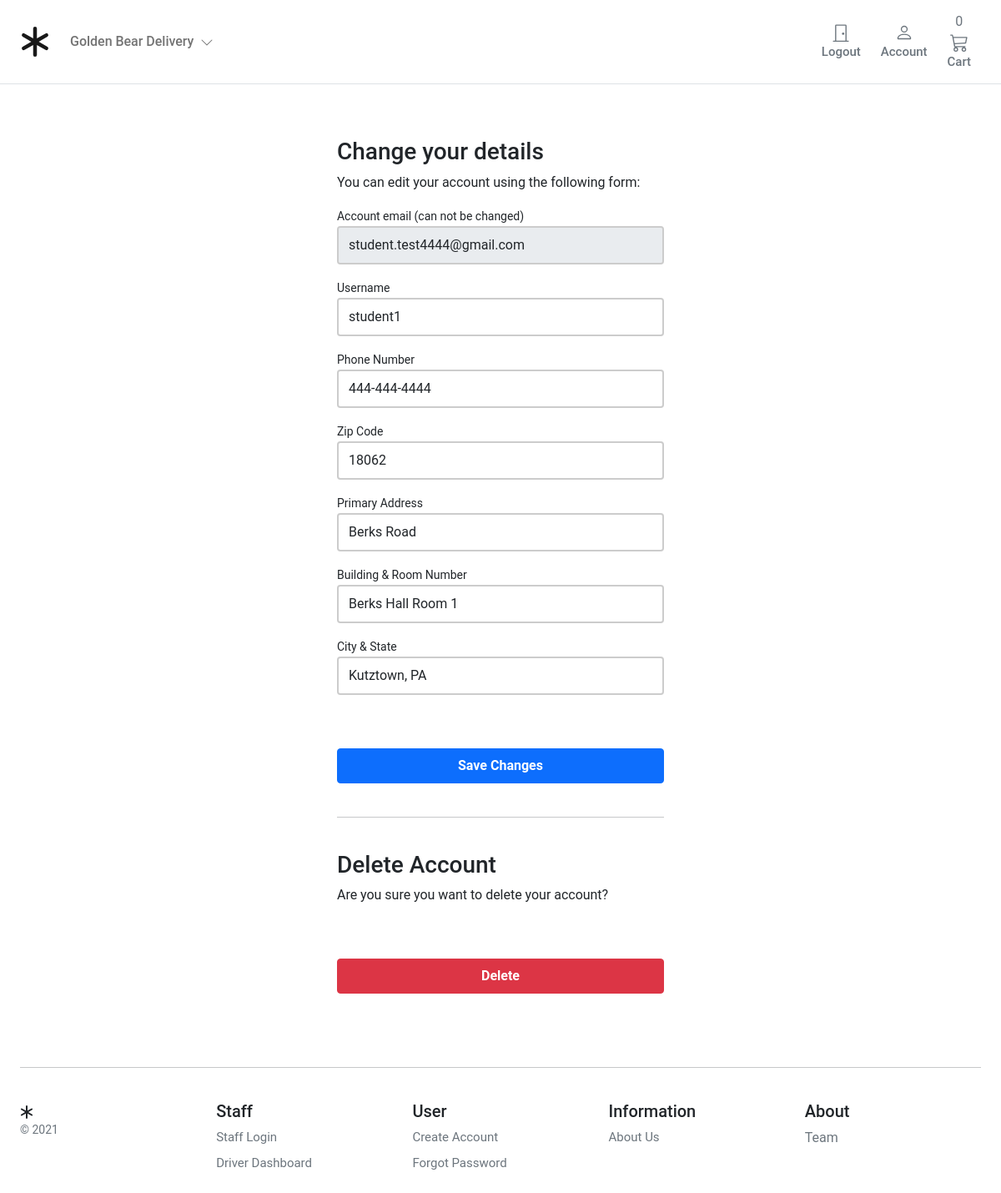
/account/profile/edit/ (signed in), run on the app's committed database.
### account/models.py (models this page shows, shortened)
class UserBase(AbstractBaseUser, PermissionsMixin):
    email = models.EmailField(_("email address"), unique=True)
    user_name = models.CharField(max_length=150, unique=True)
    first_name = models.CharField(max_length=150, blank=True)
    about = models.TextField(_("about"), max_length=500, blank=True)
    country = CountryField()
    phone_number = models.CharField(max_length=15, blank=True)
    postcode = models.CharField(max_length=12, blank=True)
    address_line_1 = models.CharField(max_length=150, blank=True)
    address_line_2 = models.CharField(max_length=150, blank=True)
    town_city = models.CharField(max_length=150, blank=True)
    is_active = models.BooleanField(default=False)
    is_staff = models.BooleanField(default=False)
    is_driver = models.BooleanField(default=False)
    created = models.DateTimeField(auto_now_add=True)
    updated = models.DateTimeField(auto_now=True)
    objects = CustomAccountManager()
    USERNAME_FIELD = "email"
    REQUIRED_FIELDS = ["user_name"]
    class Meta:
        verbose_name = "Accounts"
        verbose_name_plural = "Accounts"

### account/views.py (the view)
# urls.py: path("profile/edit/", views.edit_details, name="edit_details"),
@login_required
def edit_details(request):
    if request.method == "POST":
        user_form = UserEditForm(instance=request.user, data=request.POST)
        if user_form.is_valid():
            user_form.save()
    else:
        user_form = UserEditForm(instance=request.user)
    return render(
        request, "account/dashboard/edit_details.html", {"user_form": user_form}
    )

### cart/cart.py (called while the page is built)
    def __len__(self):
        return sum(item['qty'] for item in self.cart.values())

### cart/context_processors.py (called while the page is built)
def cart(request):
    return {'cart': Cart(request)}

### store/context_processors.py (called while the page is built)
def categories(reqeust):
    return{
        'categories': Category.objects.all()
    }

### store/models.py (called while the page is built)
    def get_absolute_url(self):
        return reverse('store:category_list', args=[self.slug])

### templates/account/dashboard/edit_details.html (shortened to what this page needs)
{% extends "../sub_base.html" %}
{% block sub_content %}
<form class="account-form" method="post" enctype="multipart/form-data">
    {% if user_form.is_valid %}
    <div class="alert alert-primary" role="alert">
        Details successfully updated!
    </div>
    <p class="small text-center pt-0">
        <a href="{% url "account:dashboard" %}">Back to Dashboard</a>
    </p>
    {% else %}
    <h3>Change your details</h3>
    <p>You can edit your account using the following form:</p>
    {% endif %}
    <label class="small font-weight-bold">{{ user_form.email.label}}</label>
    {{ user_form.email }}
    <label class="small font-weight-bold">{{ user_form.first_name.label}}</label>
    {{ user_form.first_name }}
    <label class="small font-weight-bold">{{ user_form.phone_number.label}}</label>
    {{ user_form.phone_number }}
    <label class="small font-weight-bold">{{ user_form.postcode.label}}</label>
    {{ user_form.postcode }}
    <label class="small font-weight-bold">{{ user_form.address_line_1.label}}</label>
    {{ user_form.address_line_1 }}
    <label class="small font-weight-bold">{{ user_form.address_line_2.label}}</label>
    {{ user_form.address_line_2 }}
    <label class="small font-weight-bold">{{ user_form.town_city.label}}</label>
    {{ user_form.town_city }}
    <button class="btn btn-primary btn-block py-2 mb-4 mt-5 fw-bold w-100" type="submit" value="Save changes">Save
        Changes</button>
    <hr class="mb-3">
</form>
<form class="account-form" action="{% url "account:delete_user" %}" method="post">
    <p class=" h3 pt-4 font-weight-bold">Delete Account</p>
    <p>Are you sure you want to delete your account?</p>
    <button type="submit" role="button" class="btn btn-danger btn-block py-2 mb-4 mt-5 fw-bold w-100">Delete</button>
</form>
{% endblock %}

### templates/account/sub_base.html
{% extends "../base.html" %}
{% load static %}
{% block stylesheet %}{% static 'account/css/account.css' %}{% endblock %}
{% block content %}
<div class="container-fluid">
  <div class="login d-flex align-items-center">
    <div class="col-12 col-md-6  col-lg-4 mx-auto">
      {% block sub_content %}{% endblock %}
    </div>
  </div>
</div>
{% endblock %}

### templates/base.html (shortened to what this page needs)
{% load static %}
<!DOCTYPE html>
<html>
<head>
    <link href="https://cdn.jsdelivr.net/npm/bootstrap@5.0.0-beta1/dist/css/bootstrap.min.css" rel="stylesheet"
>
    <link rel="stylesheet" href="https://pro.fontawesome.com/releases/v5.10.0/css/all.css"/>
    <link rel="stylesheet" href="{% static 'core/css/base.css' %}">
    <link rel="stylesheet" href="{% block stylesheet %}{% endblock %}">
</head>
<body>
    <header class="pb-3">
        <nav class="navbar navbar-expand-md navbar-light bg-white border-bottom">
            <div class="container-fluid px-md-4">
                <div class="d-flex w-100 navbar-collapse">
                    <a class="navbar-brand d-flex-inline" href="/">
                    </a>
                    <ul class="navbar-nav me-auto mb-2 mb-md-0">
                        <li class="nav-item dropdown">
                            <a class="nav-link dropdown-toggle d-none d-md-block fw500" href="#" id="navbarDropdown"
                                role="button" data-bs-toggle="dropdown" aria-expanded="false">
                                Golden Bear Delivery
                                <i class="ps-1"><svg xmlns="http://www.w3.org/2000/svg" width="16" height="16"
                                        fill="currentColor" class="bi bi-chevron-down" viewBox="0 0 16 16">
                                        <path fill-rule="evenodd"
                                            d="M1.646 4.646a.5.5 0 0 1 .708 0L8 10.293l5.646-5.647a.5.5 0 0 1 .708.708l-6 6a.5.5 0 0 1-.708 0l-6-6a.5.5 0 0 1 0-.708z" />
                                    </svg></i>
                            </a>
                        </li>
                    </ul>
                    {% if user.is_authenticated %}
                    <a type="button" role="button" href="{% url "account:logout" %}"
                        class="btn btn-outline-secondary border-0 basket-btn">
                        <div>
                            <svg xmlns="http://www.w3.org/2000/svg" width="22" height="22" fill="currentColor"
                                class="bi bi-door-closed" viewBox="0 0 16 16">
                                <path
                                    d="M3 2a1 1 0 0 1 1-1h8a1 1 0 0 1 1 1v13h1.5a.5.5 0 0 1 0 1h-13a.5.5 0 0 1 0-1H3V2zm1 13h8V2H4v13z" />
                                <path d="M9 9a1 1 0 1 0 2 0 1 1 0 0 0-2 0z" />
                            </svg>
                        </div>
                        <span class="fs15 fw500">Logout</span>
                    </a>
                    {% endif %}
                    <a type="button" role="button" href="{% url "account:dashboard" %}"
                        class="btn btn-outline-secondary border-0 basket-btn">
                        <div>
                        </div>
                        <span class="fs15 fw500">Account</span>
                    </a>
                    <a type="button" role="button" href="{% url "cart:cart_summary" %}"
                        class="btn btn-outline-secondary border-0 basket-btn">
                        {% with total_qty=cart|length %}
                        <div id="cart-qty" class="cart-qty">
                            {% if total_qty > 0 %}
                            {{ total_qty }}
                            {% else %}
                            0
                            {% endif %}
                        </div>
                        {% endwith %}
                        <div>
                        </div>
                        <span class="fs15 fw500">Cart</span>
                    </a>
                </div>
            </div>
        </nav>
    </header>
    <main class="pt-5">
      <div id="content">{% block content %} {% endblock %}</div>
    </main>
    <footer class="container py-5 footer">
        <hr>
        <div class="row pt-4">
            <div class="col-12 col-md">
                <small class="d-block mb-3 text-muted">&copy; 2021</small>
            </div>
            <div class="col-6 col-md fs15">
                <h5>Staff</h5>
                <ul class="list-unstyled">
                    <li><a class="link-secondary text-decoration-none" href="{% url "admin:index" %}">Staff Login</a>
                    </li>
                    <li><a class="link-secondary text-decoration-none" href="">Driver Dashboard</a></li>
            </div>
            <div class="col-6 col-md fs15">
                <h5>User</h5>
                <ul class="list-unstyled">
                    <li><a class="link-secondary text-decoration-none" href="{% url "account:register" %}">Create
                            Account</a></li>
                    <li><a class="link-secondary text-decoration-none" href="{% url "account:pwdreset" %}">Forgot
                            Password</a></li>
            </div>
            <div class="col-6 col-md fs15">
                <h5>Information</h5>
                <ul class="list-unstyled">
                    <li><a class="link-secondary text-decoration-none" href="#">About Us</a></li>
                </ul>
            </div>
            <div class="col-6 col-md">
                <h5>About</h5>
                <ul class="list-unstyled">
                    <li><a class="link-secondary text-decoration-none" href="#">Team</a></li>
                </ul>
            </div>
        </div>
    </footer>
</body>
</html>

### static/core/css/base.css (style rules this page uses)
@media (min-width: 1000px) { .container { max-width: 1000px; } }
@media (max-width: 1200px) { .container { max-width: 100%; padding:0 24px; } }
.dropdown-toggle::after { display: none; }
html, body, p, div { letter-spacing: -0.02px; font-family: 'Roboto', sans-serif; }
.fs15 { font-size: 0.9375rem; }
.fw500 { font-weight: 500; }
.basket-btn { position: relative; }
.footer > div > div > ul > li { padding-bottom:8px; }

### static/account/css/account.css (style rules this page uses)
.account-form input { border: 2px solid #ccc; height: calc(2em + .75rem + 2px); }

### data on the page
UserBase: email "student.test4444@gmail.com", first_name "student1", phone_number "444-444-4444", postcode "18062", address_line_1 "Berks Road", address_line_2 "Berks Hall Room 1", town_city "Kutztown, PA"

### other printed values
{{ user_form.email.label }} "Account email (can not be changed)"
{{ user_form.first_name.label }} "Username"
{{ user_form.phone_number.label }} "Phone Number"
{{ user_form.postcode.label }} "Zip Code"
{{ user_form.address_line_1.label }} "Primary Address"
{{ user_form.address_line_2.label }} "Building & Room Number"
{{ user_form.town_city.label }} "City & State"
